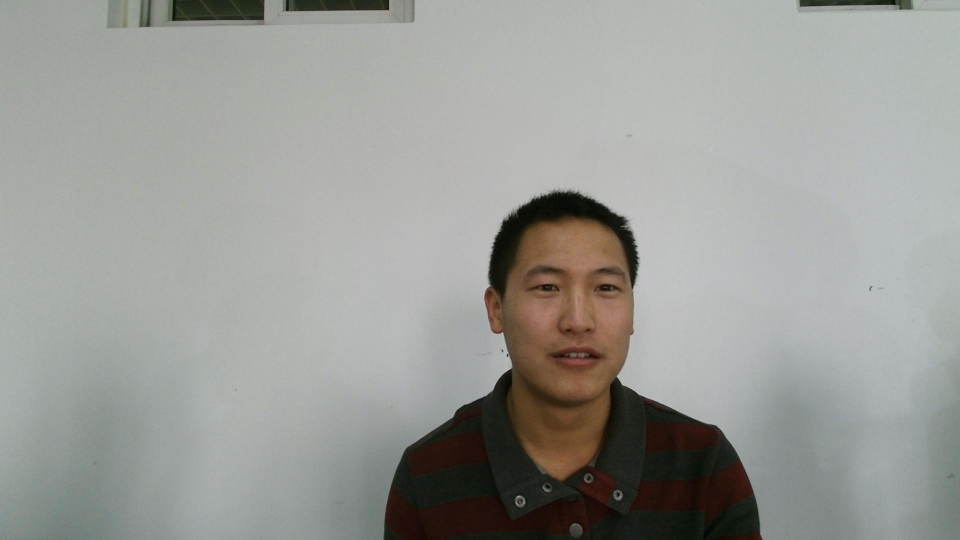
%> input picture sample/data/color/001_Kinect_FE_1COLOR/01.jpg, 1920 x 1080 px (shown at 1/2 size)
$ octave demo.m   (GNU Octave 9; MATLAB toolbox functions it lacks are replaced by stand-ins)
%> lines starting %> are read from the running program, lines starting %| are printed output that depends on the picture
### util/readLandmark.m
function [ landmarks ] = readLandmark( file_path )
    fid_landmark=fopen(file_path,'r');
    str_landmark=textscan(fid_landmark,'%s');str_landmark=str_landmark{1};
    landmarks=zeros(2,5);% x,y
    for i=1:2:10
        s=regexp(str_landmark{i},':','split');
        landmarks(1,(i-1)/2+1)=str2num(s{2});
    end
    for i=2:2:10
        s=regexp(str_landmark{i},':','split');
        landmarks(2,i/2)=str2num(s{2});
    end
    fclose(fid_landmark);
end

### demo.m

addpath('util');
landmark_path='sample/label/infrared/001_Kinect_FE_1INFRARED.txt';
color_path='sample/data/color/001_Kinect_FE_1COLOR/01.jpg';
depth_path='sample/data/depth/001_Kinect_FE_1DEPTH/01.png';
color_face = imread(color_path);    figure(2),imshow(color_face);
%> further down, color_face is the input picture: size 1080x1920x3 uint8; mean R, G, B 153.7, 154.9, 150.6
depth_face = imread(depth_path);    figure(3),imshow(depth_face,[500,800]);
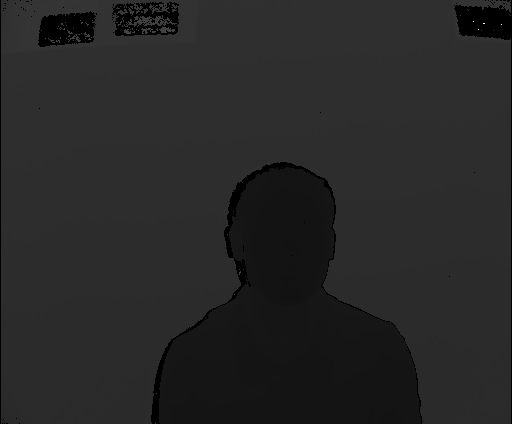
%> input picture sample/data/depth/001_Kinect_FE_1DEPTH/01.png, 512 x 424 px
%> further down, depth_face is the input picture: size 424x512 uint16; min 0, max 7905, mean 1223
%> after `imshow(depth_face,[500,800])`:
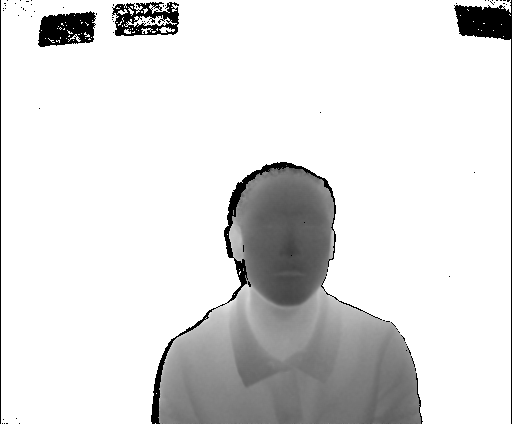
%> displayed picture: size 424x512, on the screen's scale of 0 to 255; min 0, max 255, mean 222.8
%> the run ends on the next line

landmark = readLandmark(landmark_path);
